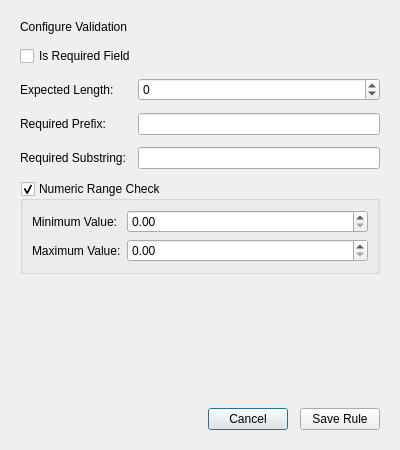
<?xml version="1.0" encoding="UTF-8"?>
<ui version="4.0">
 <class>RuleEditorDialog</class>
 <widget class="QDialog" name="RuleEditorDialog">
  <property name="geometry">
   <rect>
    <x>0</x>
    <y>0</y>
    <width>400</width>
    <height>450</height>
   </rect>
  </property>
  <property name="windowTitle">
   <string>Rule Editor</string>
  </property>
  <layout class="QVBoxLayout" name="verticalLayout">
   <property name="spacing">
    <number>12</number>
   </property>
   <property name="leftMargin">
    <number>20</number>
   </property>
   <property name="topMargin">
    <number>20</number>
   </property>
   <property name="rightMargin">
    <number>20</number>
   </property>
   <property name="bottomMargin">
    <number>20</number>
   </property>
   <item>
    <widget class="QLabel" name="titleLabel">
     <property name="text">
      <string>Configure Validation</string>
     </property>
     <property name="objectName">
      <string>titleLabel</string>
     </property>
    </widget>
   </item>
   <item>
    <widget class="QCheckBox" name="requiredCheckBox">
     <property name="text">
      <string>Is Required Field</string>
     </property>
    </widget>
   </item>
   <item>
    <layout class="QFormLayout" name="formLayout">
     <item row="0" column="0">
      <widget class="QLabel" name="label_length">
       <property name="text">
        <string>Expected Length:</string>
       </property>
      </widget>
     </item>
     <item row="0" column="1">
      <widget class="QSpinBox" name="lengthSpinBox">
       <property name="specialValueText">
        <string>Any (-1)</string>
       </property>
       <property name="minimum">
        <number>-1</number>
       </property>
      </widget>
     </item>
     <item row="1" column="0">
      <widget class="QLabel" name="label_prefix">
       <property name="text">
        <string>Required Prefix:</string>
       </property>
      </widget>
     </item>
     <item row="1" column="1">
      <widget class="QLineEdit" name="prefixInput"/>
     </item>
     <item row="2" column="0">
      <widget class="QLabel" name="label_sub">
       <property name="text">
        <string>Required Substring:</string>
       </property>
      </widget>
     </item>
     <item row="2" column="1">
      <widget class="QLineEdit" name="substringInput"/>
     </item>
    </layout>
   </item>
   <item>
    <widget class="QGroupBox" name="numericGroupBox">
     <property name="title">
      <string>Numeric Range Check</string>
     </property>
     <property name="checkable">
      <bool>true</bool>
     </property>
     <layout class="QFormLayout" name="formLayout_2">
      <item row="0" column="0">
       <widget class="QLabel" name="label_min">
        <property name="text">
         <string>Minimum Value:</string>
        </property>
       </widget>
      </item>
      <item row="0" column="1">
       <widget class="QDoubleSpinBox" name="minValSpinBox"/>
      </item>
      <item row="1" column="0">
       <widget class="QLabel" name="label_max">
        <property name="text">
         <string>Maximum Value:</string>
        </property>
       </widget>
      </item>
      <item row="1" column="1">
       <widget class="QDoubleSpinBox" name="maxValSpinBox"/>
      </item>
     </layout>
    </widget>
   </item>
   <item>
    <spacer name="verticalSpacer">
     <property name="orientation">
      <enum>Qt::Vertical</enum>
     </property>
     <property name="sizeHint" stdset="0">
      <size>
       <width>20</width>
       <height>40</height>
      </size>
     </property>
    </spacer>
   </item>
   <item>
    <layout class="QHBoxLayout" name="horizontalLayout">
     <item>
      <spacer name="horizontalSpacer">
       <property name="orientation">
        <enum>Qt::Horizontal</enum>
       </property>
       <property name="sizeHint" stdset="0">
        <size>
         <width>40</width>
         <height>20</height>
        </size>
       </property>
      </spacer>
     </item>
     <item>
      <widget class="QPushButton" name="cancelButton">
       <property name="text">
        <string>Cancel</string>
       </property>
       <property name="objectName">
        <string>cancelButton</string>
       </property>
      </widget>
     </item>
     <item>
      <widget class="QPushButton" name="saveButton">
       <property name="text">
        <string>Save Rule</string>
       </property>
       <property name="objectName">
        <string>saveButton</string>
       </property>
      </widget>
     </item>
    </layout>
   </item>
  </layout>
 </widget>
 <resources/>
 <connections/>
</ui>
